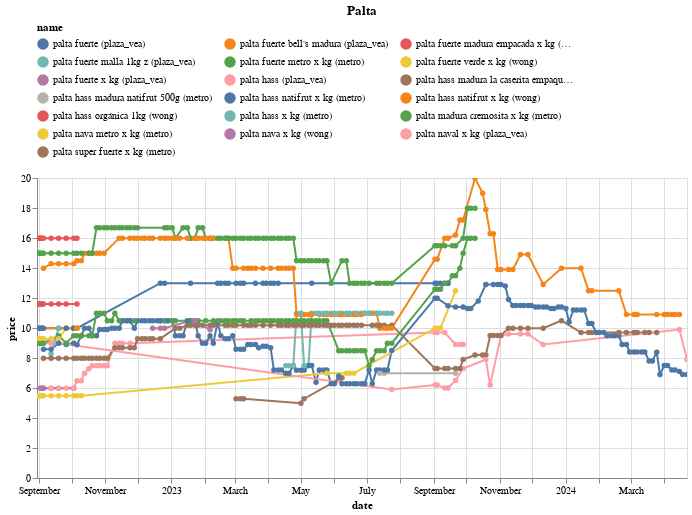

Notebook source saved alongside this figure:
### Code cell
(df
 .loc[df.name.isin(names)]
 .pipe(alt.Chart)
 .mark_line(point=True)
 .encode(x='date', y='price', color='name', tooltip=['name','price'])
 .properties(width=650, title='Palta')
 .interactive()
 .configure_legend(orient='top', columns=3)
)

### Figure 1 — Vega-Lite specification as saved in the notebook (floating-point values rounded to 4 significant figures; data arrays with more than 128 entries replaced by an {"elided": "..."} marker saying what was removed)
{"config": {"view": {"continuousWidth": 300, "continuousHeight": 300}, "legend": {"columns": 3, "orient": "top"}}, "data": {"name": "data-0ba96138a429507906972aef216d02b1"}, "mark": {"type": "line", "point": true}, "encoding": {"color": {"field": "name", "type": "nominal"}, "tooltip": [{"field": "name", "type": "nominal"}, {"field": "price", "type": "quantitative"}], "x": {"field": "date", "type": "temporal"}, "y": {"field": "price", "type": "quantitative"}}, "params": [{"name": "param_14", "select": {"type": "interval", "encodings": ["x", "y"]}, "bind": "scales"}], "title": "Palta", "width": 650, "$schema": "https://vega.github.io/schema/vega-lite/v5.17.0.json", "datasets": {"data-0ba96138a429507906972aef216d02b1": {"elided": "731 records"}}}
